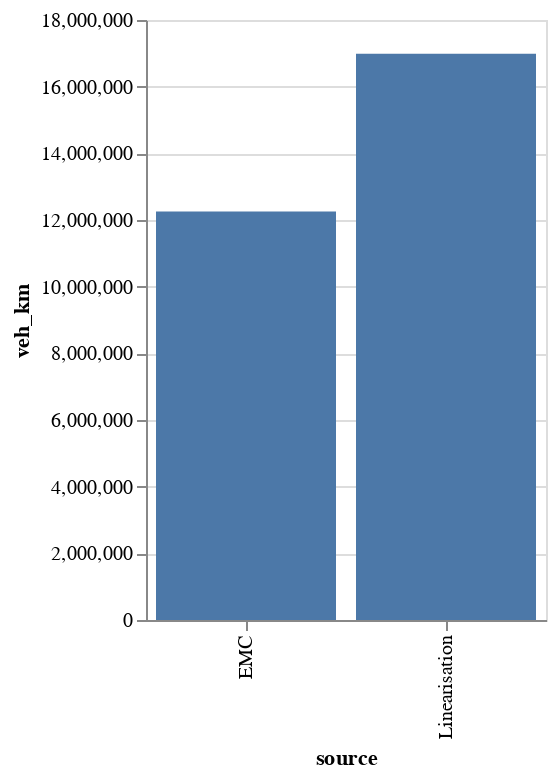

Notebook source saved alongside this figure:
### Code cell
#comparaison des résultats avec les données EDA2017
alt.Chart(pd.DataFrame({'veh_km':[12257937.5473321,donnees_generales.veh_km.sum()], 'source':['EMC','Linearisation']}),width=200).mark_bar().encode(
    x='source',
    y='veh_km')

### Figure 1 — Vega-Lite specification as saved in the notebook (floating-point values rounded to 4 significant figures)
{"config": {"view": {"continuousWidth": 400, "continuousHeight": 300}}, "data": {"name": "data-ef5680f25dcafd585bf53e397f1c3007"}, "mark": "bar", "encoding": {"x": {"type": "nominal", "field": "source"}, "y": {"type": "quantitative", "field": "veh_km"}}, "width": 200, "$schema": "https://vega.github.io/schema/vega-lite/v4.8.1.json", "datasets": {"data-ef5680f25dcafd585bf53e397f1c3007": [{"veh_km": 12260000.0, "source": "EMC"}, {"veh_km": 16990000.0, "source": "Linearisation"}]}}
